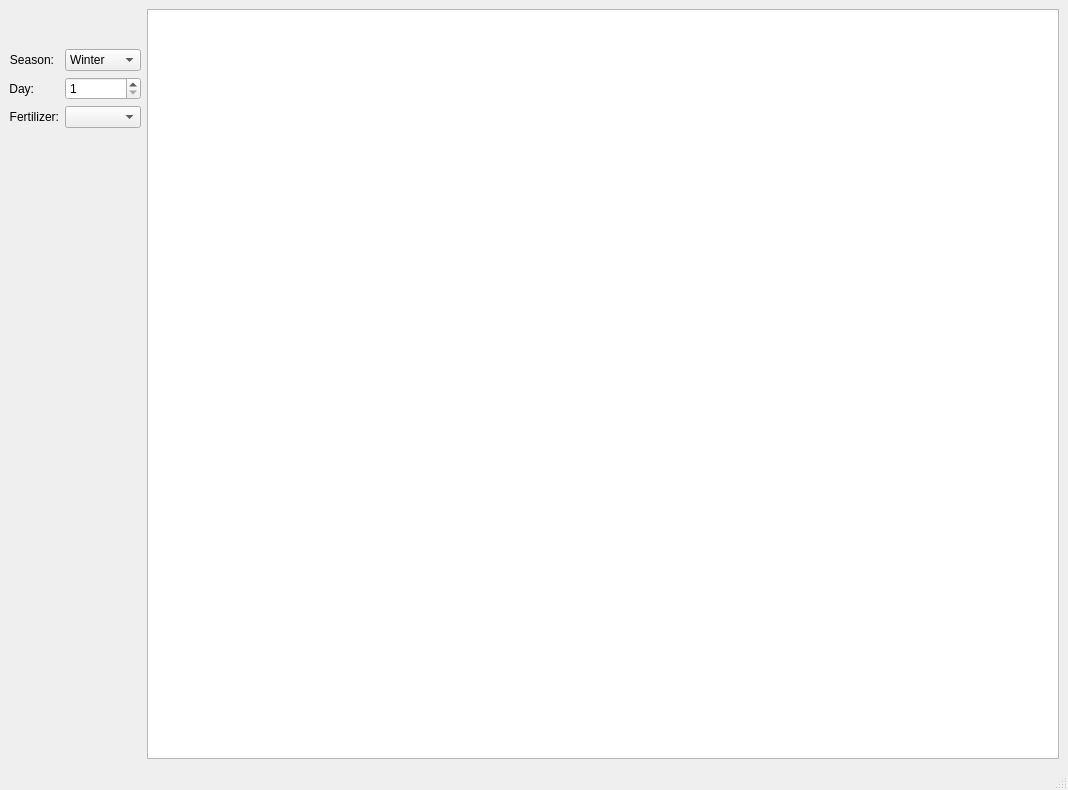
<?xml version="1.0" encoding="UTF-8"?>
<ui version="4.0">
 <class>main_window</class>
 <widget class="QMainWindow" name="main_window">
  <property name="geometry">
   <rect>
    <x>0</x>
    <y>0</y>
    <width>1068</width>
    <height>790</height>
   </rect>
  </property>
  <property name="windowTitle">
   <string>Stardew Crop Calculator</string>
  </property>
  <property name="unifiedTitleAndToolBarOnMac">
   <bool>false</bool>
  </property>
  <widget class="QWidget" name="centralwidget">
   <layout class="QHBoxLayout" name="horizontalLayout_2">
    <item>
     <layout class="QHBoxLayout" name="horizontalLayout" stretch="0,1">
      <item>
       <layout class="QVBoxLayout" name="verticalLayout" stretch="0,0,0,1">
        <item>
         <spacer name="verticalSpacer_2">
          <property name="orientation">
           <enum>Qt::Vertical</enum>
          </property>
          <property name="sizeHint" stdset="0">
           <size>
            <width>20</width>
            <height>40</height>
           </size>
          </property>
         </spacer>
        </item>
        <item>
         <layout class="QHBoxLayout" name="toggle_layout"/>
        </item>
        <item>
         <layout class="QFormLayout" name="formLayout_2">
          <item row="0" column="0">
           <widget class="QLabel" name="season_label">
            <property name="text">
             <string>Season:</string>
            </property>
            <property name="alignment">
             <set>Qt::AlignRight|Qt::AlignTrailing|Qt::AlignVCenter</set>
            </property>
           </widget>
          </item>
          <item row="0" column="1">
           <widget class="QComboBox" name="season_combo_box">
            <item>
             <property name="text">
              <string>Winter</string>
             </property>
            </item>
            <item>
             <property name="text">
              <string>Spring</string>
             </property>
            </item>
            <item>
             <property name="text">
              <string>Summer</string>
             </property>
            </item>
            <item>
             <property name="text">
              <string>Fall</string>
             </property>
            </item>
           </widget>
          </item>
          <item row="1" column="0">
           <widget class="QLabel" name="day_label">
            <property name="text">
             <string>Day:</string>
            </property>
            <property name="alignment">
             <set>Qt::AlignRight|Qt::AlignTrailing|Qt::AlignVCenter</set>
            </property>
           </widget>
          </item>
          <item row="1" column="1">
           <widget class="QSpinBox" name="day_spin_box">
            <property name="minimum">
             <number>1</number>
            </property>
            <property name="maximum">
             <number>28</number>
            </property>
           </widget>
          </item>
          <item row="2" column="0">
           <widget class="QLabel" name="fertilizer_label">
            <property name="text">
             <string>Fertilizer:</string>
            </property>
            <property name="alignment">
             <set>Qt::AlignRight|Qt::AlignTrailing|Qt::AlignVCenter</set>
            </property>
           </widget>
          </item>
          <item row="2" column="1">
           <widget class="QComboBox" name="fertilizer_combo_box"/>
          </item>
         </layout>
        </item>
        <item>
         <spacer name="verticalSpacer">
          <property name="orientation">
           <enum>Qt::Vertical</enum>
          </property>
          <property name="sizeHint" stdset="0">
           <size>
            <width>20</width>
            <height>40</height>
           </size>
          </property>
         </spacer>
        </item>
       </layout>
      </item>
      <item>
       <widget class="QTableView" name="crop_table_view">
        <attribute name="verticalHeaderVisible">
         <bool>false</bool>
        </attribute>
       </widget>
      </item>
     </layout>
    </item>
   </layout>
  </widget>
  <widget class="QMenuBar" name="menubar">
   <property name="geometry">
    <rect>
     <x>0</x>
     <y>0</y>
     <width>1068</width>
     <height>21</height>
    </rect>
   </property>
  </widget>
  <widget class="QStatusBar" name="statusbar"/>
 </widget>
 <resources/>
 <connections/>
</ui>
